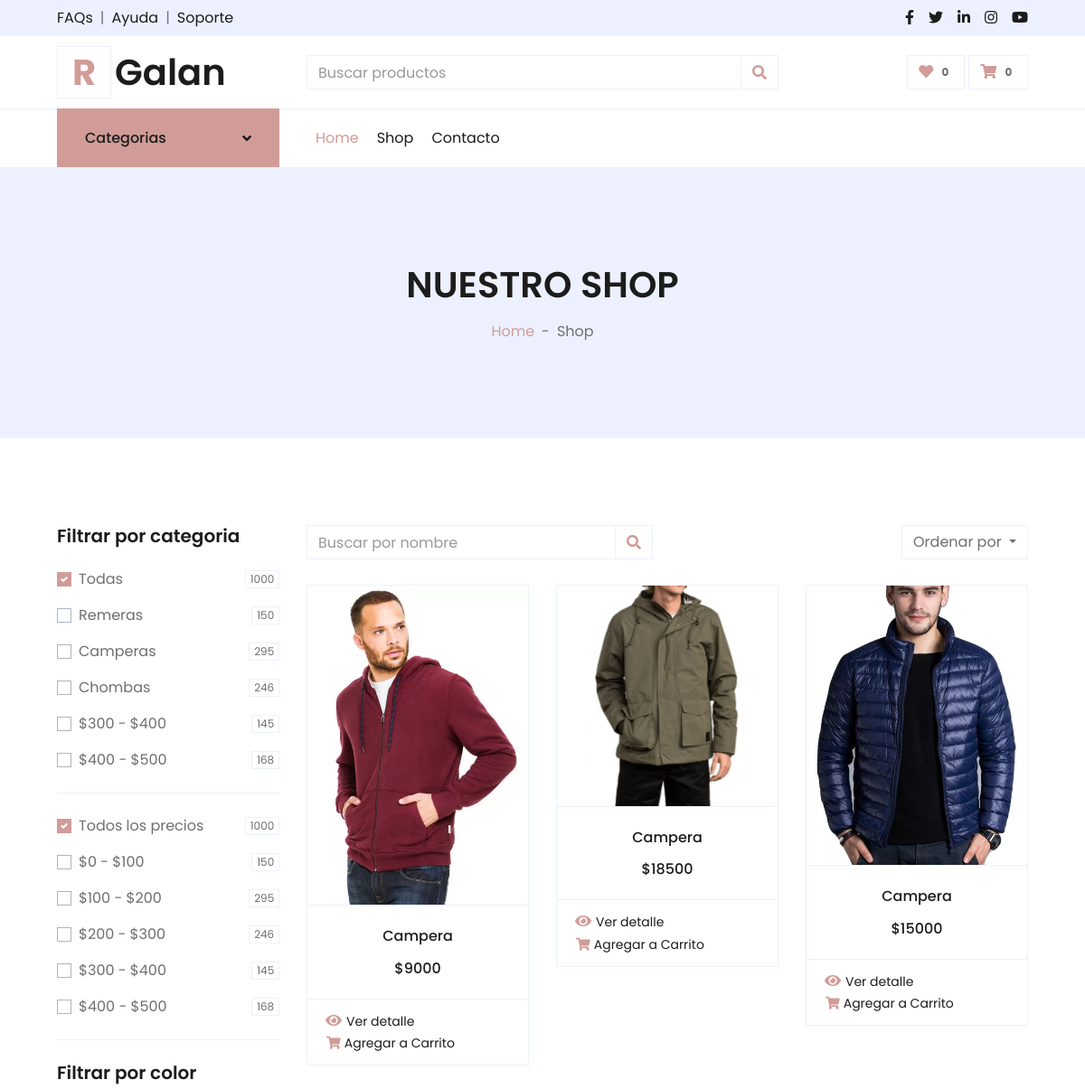
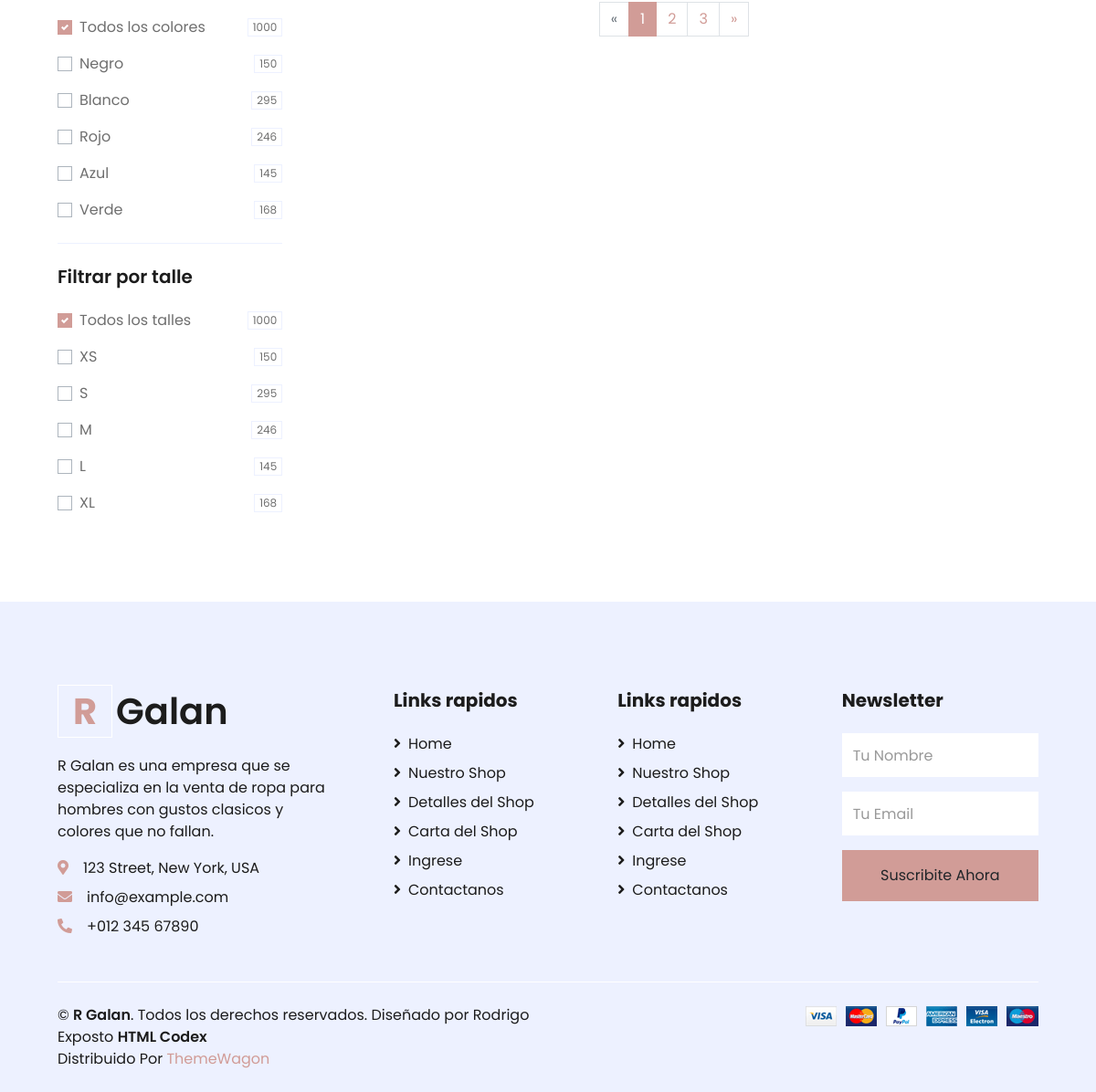
Page /sitio/camperas.php on the committed database (2 pictures, top to bottom).
### tables this page shows
CREATE TABLE `articulos` (
  `id` int(11) NOT NULL,
  `categoria` varchar(255) NOT NULL,
  `talle` varchar(255) NOT NULL,
  `color` varchar(255) NOT NULL,
  `detalle` varchar(255) NOT NULL,
  `material` varchar(255) NOT NULL,
  `calce` varchar(255) NOT NULL,
  `precio` int(11) NOT NULL,
  `foto` varchar(255) DEFAULT NULL
);

### sitio/camperas.php (the view, shortened to what the rows shown need)
<!DOCTYPE html>
<html lang="en">
<head>
    <link href="https://cdnjs.cloudflare.com/ajax/libs/font-awesome/5.10.0/css/all.min.css" rel="stylesheet">
    <link href="lib/owlcarousel/assets/owl.carousel.min.css" rel="stylesheet">
    <link href="css/style.css" rel="stylesheet">
</head>
<body>
    <div class="container-fluid">
        <div class="row align-items-center py-3 px-xl-5">
            <div class="col-lg-3 d-none d-lg-block">
            <a href="index.php" class="text-decoration-none">
                    <h1 class="m-0 display-5 font-weight-semi-bold"><span class="text-primary font-weight-bold border px-3 mr-1">R</span>Galan</h1>
                </a>
            </div>
        </div>
    </div>
    <div class="container-fluid bg-secondary mb-5">
        <div class="d-flex flex-column align-items-center justify-content-center" style="min-height: 300px">
            <h1 class="font-weight-semi-bold text-uppercase mb-3">Nuestro Shop</h1>
        </div>
    </div>
    <div class="container-fluid pt-5">
        <div class="row px-xl-5">
            <div class="col-lg-9 col-md-12">
                <div class="row pb-3">
                    <?php
                    if ($_POST['buscar']!='') {
                    $sql="select * from articulos where categoria ='Campera' order by id desc";
                    }else{
                        $sql="select * from articulos where categoria ='Campera' order by id desc";
                    }
                    $result = MySQLSESSION_ExecuteSQL($sql);
                       while ($row = mysqli_fetch_array($result)) {
                    ?>
                    <div class="col-lg-4 col-md-6 col-sm-12 pb-1">
                        <div class="card product-item border-0 mb-4">
                            <div class="card-header product-img position-relative overflow-hidden bg-transparent border p-0">
                                <img class="img-fluid w-100" src="uploads/<?php echo $row['foto']; ?>" alt="">
                            </div>
                            <div class="card-body border-left border-right text-center p-0 pt-4 pb-3">
                                <h6 class="text-truncate mb-3"><?php echo $row['categoria']; ?></h6>
                                <div class="d-flex justify-content-center">
                                <h6>$<?php echo $row['precio']; ?></h6>                                </div>
                            </div>
                            <div class="card-footer d-flex justify-content-between bg-light border">
                                <form action="detalle.php" method="post">
                                <i class="fas fa-eye text-primary mr-1"></i><input  type="submit" class="btn btn-sm text-dark p-0" value="Ver detalle" />
                                <a href="" class="btn btn-sm text-dark p-0"><i class="fas fa-shopping-cart text-primary mr-1"></i>Agregar a Carrito</a>
                                </form>
                            </div>
                        </div>
                    </div>
                    <?php } ?>
                </div>
            </div>
        </div>
    </div>
       <div class="container-fluid bg-secondary text-dark mt-5 pt-5">
        <div class="row px-xl-5 pt-5">
            <div class="col-lg-4 col-md-12 mb-5 pr-3 pr-xl-5">
                <a href="" class="text-decoration-none">
                    <h1 class="mb-4 display-5 font-weight-semi-bold"><span class="text-primary font-weight-bold border border-white px-3 mr-1">R</span>Galan</h1>
                </a>
            </div>
        </div>
    </div>
</body>
</html>

### rows in the picture
articulos: foto (picture), categoria "Campera", precio "9000"
articulos: foto (picture), categoria "Campera", precio "18500"
articulos: foto (picture), categoria "Campera", precio "15000"
